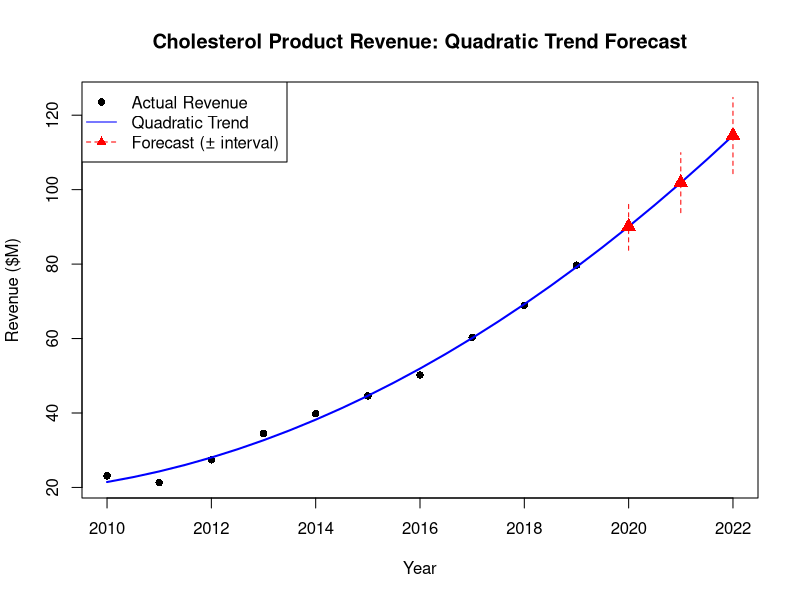

Here is the R script that generated this plot:
# Adds charting + an actual future forecast to quadratictrend.r, which
# fits lm(Revenue ~ Year + Year_sqrd) and prints summary() but never
# plots the curve or predicts a future year.

cholest_df <- data.frame(
  Year = 2010:2019,
  Revenue = c(23.1, 21.3, 27.4, 34.5, 39.8, 44.6, 50.2, 60.3, 68.9, 79.7)
)
cholest_df$Year_sqrd <- cholest_df$Year^2

cholest_quad <- lm(Revenue ~ Year + Year_sqrd, data = cholest_df)
summary(cholest_quad)

# newdata must include the SAME derived column (Year_sqrd) used to fit the model
future_years <- data.frame(Year = 2020:2022)
future_years$Year_sqrd <- future_years$Year^2
forecast <- predict(cholest_quad, newdata = future_years, interval = "prediction")
forecast_df <- cbind(future_years, forecast)
print(forecast_df)

# --- chart: actual revenue, fitted quadratic curve, and forecasted years ---
plot(cholest_df$Year, cholest_df$Revenue, pch = 16, col = "black",
     xlim = range(c(cholest_df$Year, future_years$Year)),
     ylim = range(c(cholest_df$Revenue, forecast_df$upr)),
     main = "Cholesterol Product Revenue: Quadratic Trend Forecast",
     xlab = "Year", ylab = "Revenue ($M)")

# curve the fitted line smoothly across the full range, including forecast years
all_years <- seq(min(cholest_df$Year), max(future_years$Year), by = 0.5)
fitted_curve <- predict(cholest_quad, newdata = data.frame(Year = all_years,
                                                             Year_sqrd = all_years^2))
lines(all_years, fitted_curve, col = "blue", lwd = 2)

points(forecast_df$Year, forecast_df$fit, col = "red", pch = 17, cex = 1.5)
segments(forecast_df$Year, forecast_df$lwr, forecast_df$Year, forecast_df$upr,
         col = "red", lty = 2)
legend("topleft", legend = c("Actual Revenue", "Quadratic Trend", "Forecast (± interval)"),
       col = c("black", "blue", "red"), pch = c(16, NA, 17), lty = c(NA, 1, 2))
